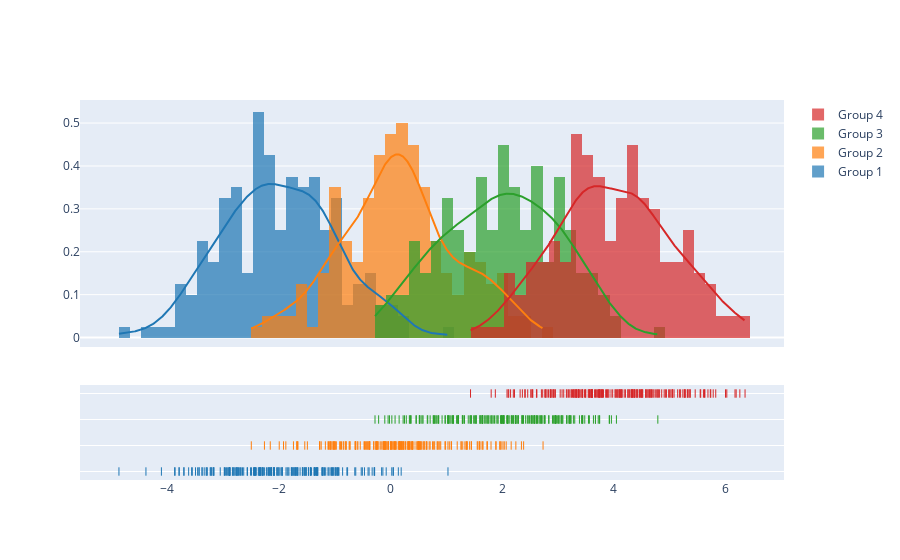

The notebook cell saved with this chart:
### Code cell
import plotly.figure_factory as ff

# Add histogram data
x1 = np.random.randn(200) - 2
x2 = np.random.randn(200)
x3 = np.random.randn(200) + 2
x4 = np.random.randn(200) + 4

# Group data together
hist_data = [x1, x2, x3, x4]

group_labels = ['Group 1', 'Group 2', 'Group 3', 'Group 4']

# Create distplot with custom bin_size
fig = ff.create_distplot(hist_data, group_labels, bin_size=.2)
fig.show()

### Figure 1 — Plotly figure (JSON) as saved in the notebook; plotly's stock layout.template omitted (floating-point values rounded to 4 significant figures; data arrays with more than 128 entries replaced by an {"elided": "..."} marker saying what was removed)
{"data": [{"autobinx": false, "histnorm": "probability density", "legendgroup": "Group 1", "marker": {"color": "rgb(31, 119, 180)"}, "name": "Group 1", "opacity": 0.7, "type": "histogram", "x": {"elided": "200 float values"}, "xaxis": "x", "xbins": {"end": 1.028, "size": 0.2, "start": -4.864}, "yaxis": "y"}, {"autobinx": false, "histnorm": "probability density", "legendgroup": "Group 2", "marker": {"color": "rgb(255, 127, 14)"}, "name": "Group 2", "opacity": 0.7, "type": "histogram", "x": {"elided": "200 float values"}, "xaxis": "x", "xbins": {"end": 2.731, "size": 0.2, "start": -2.494}, "yaxis": "y"}, {"autobinx": false, "histnorm": "probability density", "legendgroup": "Group 3", "marker": {"color": "rgb(44, 160, 44)"}, "name": "Group 3", "opacity": 0.7, "type": "histogram", "x": {"elided": "200 float values"}, "xaxis": "x", "xbins": {"end": 4.787, "size": 0.2, "start": -0.2783}, "yaxis": "y"}, {"autobinx": false, "histnorm": "probability density", "legendgroup": "Group 4", "marker": {"color": "rgb(214, 39, 40)"}, "name": "Group 4", "opacity": 0.7, "type": "histogram", "x": {"elided": "200 float values"}, "xaxis": "x", "xbins": {"end": 6.348, "size": 0.2, "start": 1.432}, "yaxis": "y"}, {"legendgroup": "Group 1", "marker": {"color": "rgb(31, 119, 180)"}, "mode": "lines", "name": "Group 1", "showlegend": false, "type": "scatter", "x": {"elided": "500 float values"}, "xaxis": "x", "y": {"elided": "500 float values"}, "yaxis": "y"}, {"legendgroup": "Group 2", "marker": {"color": "rgb(255, 127, 14)"}, "mode": "lines", "name": "Group 2", "showlegend": false, "type": "scatter", "x": {"elided": "500 float values"}, "xaxis": "x", "y": {"elided": "500 float values"}, "yaxis": "y"}, {"legendgroup": "Group 3", "marker": {"color": "rgb(44, 160, 44)"}, "mode": "lines", "name": "Group 3", "showlegend": false, "type": "scatter", "x": {"elided": "500 float values"}, "xaxis": "x", "y": {"elided": "500 float values"}, "yaxis": "y"}, {"legendgroup": "Group 4", "marker": {"color": "rgb(214, 39, 40)"}, "mode": "lines", "name": "Group 4", "showlegend": false, "type": "scatter", "x": {"elided": "500 float values"}, "xaxis": "x", "y": {"elided": "500 float values"}, "yaxis": "y"}, {"legendgroup": "Group 1", "marker": {"color": "rgb(31, 119, 180)", "symbol": "line-ns-open"}, "mode": "markers", "name": "Group 1", "showlegend": false, "type": "scatter", "x": {"elided": "200 float values"}, "xaxis": "x", "y": {"elided": "200 str values"}, "yaxis": "y2"}, {"legendgroup": "Group 2", "marker": {"color": "rgb(255, 127, 14)", "symbol": "line-ns-open"}, "mode": "markers", "name": "Group 2", "showlegend": false, "type": "scatter", "x": {"elided": "200 float values"}, "xaxis": "x", "y": {"elided": "200 str values"}, "yaxis": "y2"}, {"legendgroup": "Group 3", "marker": {"color": "rgb(44, 160, 44)", "symbol": "line-ns-open"}, "mode": "markers", "name": "Group 3", "showlegend": false, "type": "scatter", "x": {"elided": "200 float values"}, "xaxis": "x", "y": {"elided": "200 str values"}, "yaxis": "y2"}, {"legendgroup": "Group 4", "marker": {"color": "rgb(214, 39, 40)", "symbol": "line-ns-open"}, "mode": "markers", "name": "Group 4", "showlegend": false, "type": "scatter", "x": {"elided": "200 float values"}, "xaxis": "x", "y": {"elided": "200 str values"}, "yaxis": "y2"}], "layout": {"barmode": "overlay", "hovermode": "closest", "legend": {"traceorder": "reversed"}, "xaxis": {"anchor": "y2", "domain": [0.0, 1.0], "zeroline": false}, "yaxis": {"anchor": "free", "domain": [0.35, 1], "position": 0.0}, "yaxis2": {"anchor": "x", "domain": [0, 0.25], "dtick": 1, "showticklabels": false}}}
